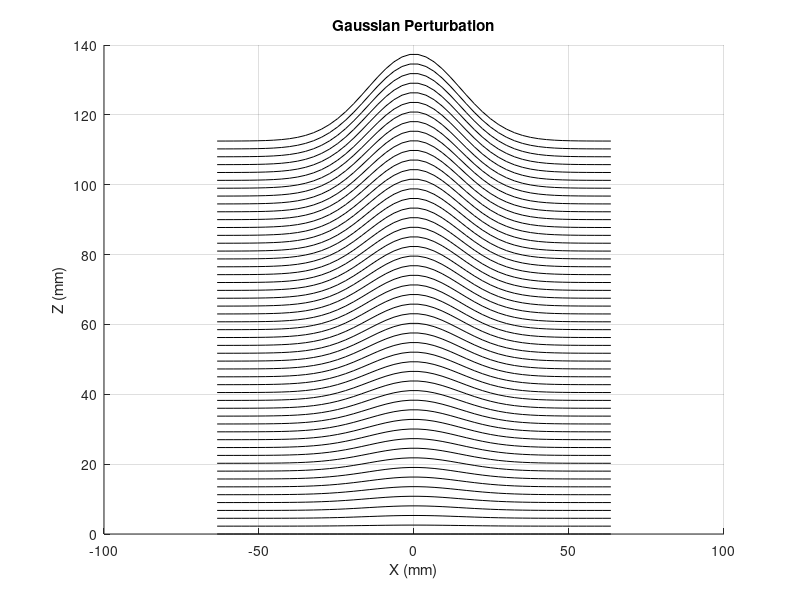
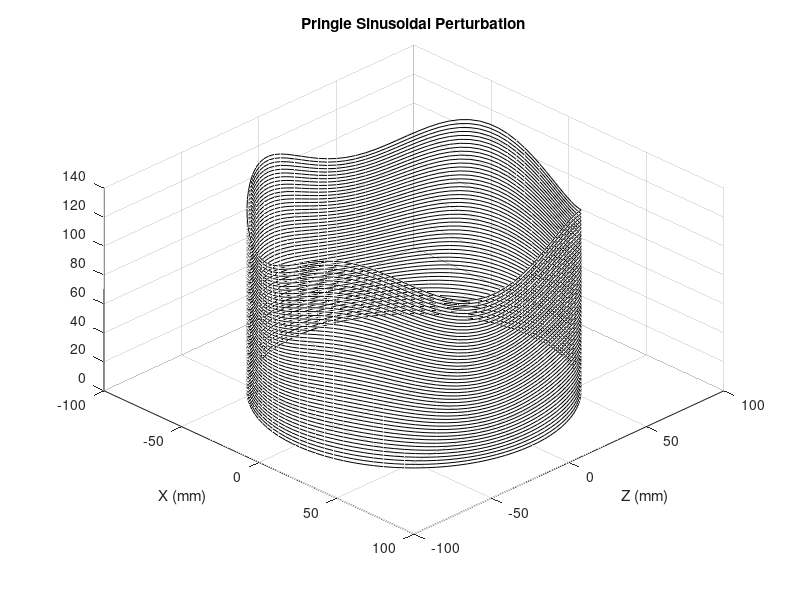

These charts were generated, in order, by the following MATLAB code:
function AdaptiveBeadHeight
	close all;
	% normal_vector = [0,0,1];
	min_layer_height = 2.25;
	max_layer_height = 2.75;

	% Gaussian part
	part_length = 5 * 25.4; % in -> mm
	lump_height = 1 * 25.4; % in -> mm

	GenerateGaussPart(lump_height,part_length,min_layer_height,max_layer_height);

	% Pringle part 1
	part_radius = 3 * 25.4; % in -> mm
	part_perturbation = 1 * 25.4; % in -> mm
	n_perturbations = 4;

	GeneratePringlePart(part_perturbation,part_radius,n_perturbations,min_layer_height,max_layer_height);

end%func AdaptiveBeadHeight

function GenerateGaussPart(lump_height,part_length,min_layer_height,max_layer_height)

	fprintf('Generating Gaussian perturbation with height %1.3fmm and length %1.3fmm\n',lump_height,part_length);
	fprintf('Minimum layer height: %1.3fmm; Maximum layer height: %1.3fmm\n',min_layer_height,max_layer_height);

	normal_vector = [0,0,1];

	[x0,y0,z0] = GenerateGauss(lump_height,part_length);

	[x,y,z] = InterpolateToFlat(x0,y0,z0,normal_vector,min_layer_height,max_layer_height);

	% Flip z
	z = z .* -1;

	% Move part to zero z
	z = z - min(z(end,:));

	PlotGauss(x,y,z);

end%func GenerateGaussPart

function GeneratePringlePart(deviation_height,part_radius,n_perturbations,min_layer_height,max_layer_height)
	fprintf('Generating "Pringle" profile with height %1.3fmm and radius %1.3fmm\n',deviation_height,part_radius);
	fprintf('Minimum layer height: %1.3fmm; Maximum layer height: %1.3fmm\n',min_layer_height,max_layer_height);

	normal_vector = [0,0,1];

	[x0,y0,z0] = GeneratePringle(part_radius,deviation_height,n_perturbations);
	n_points = length(x0);

	[x,y,z] = InterpolateToFlat(x0,y0,z0,normal_vector,min_layer_height,max_layer_height);

	% Flip z
	z = z .* -1;

	% Move part to zero z
	z = z - min(z(end,:));

	PlotPringle(x,y,z);

end%func GeneratePringlePart

% Generators
function [x,y,z] = GeneratePringle(radius,z_offset,n_peaks)
	points = linspace(0,2*pi,100);
	x = radius .* sin(points);
	y = radius .* cos(points);

	% Sinusoidal offset
	n_peaks = ceil(n_peaks);
	z = z_offset .* sin(n_peaks .* points) ./ 2;
end%func GeneratePringle

function [x,y,z] = GenerateGauss(height,wall_length)
	n_points = 50;
	l = wall_length / 2;
	x = linspace(-1*l,l,n_points);
	y = zeros(1,n_points);

	% Gaussian function (w/ gain) defined from wikipedia
	z = -1 .* height .* exp(-1 .* ((x ./ (l / 3)) .^ 2));
end%func GenerateGauss

function [x,y,z] = InterpolateToFlat(x0,y0,z0,normal_vector,min_layer_height,max_layer_height)
	% Need algorithm to predict size of final matrix
	n_points = length(x0);
	x = zeros(1,n_points);
	y = x;
	z = x;

	is_flat = false;
	i = 1;
	while(~is_flat)
		[x0,y0,z0,is_flat] = GenerateNextLayer(x0,y0,z0,normal_vector,min_layer_height,max_layer_height);
		x(i,:) = x0;
		y(i,:) = y0;
		z(i,:) = z0;

		i = i + 1;
	end%while

	n_layers = i - 1;

	fprintf('Profiles resolved in %i layers\n', n_layers);

end%func InterpolateToFlat

function [x,y,z,is_flat] = GenerateNextLayer(prev_x,prev_y,prev_z,normal_vector,min_layer_height,max_layer_height)
	n_points = length(prev_x);

	% Preallocate
	x = zeros(1,n_points);
	y = x;
	z = x;

	[layer_min,layer_max] = GetLayerExtrema(prev_x,prev_y,prev_z);
	layer_range = layer_max - layer_min;
	
	layer_height_range = max_layer_height - min_layer_height;

	if(layer_height_range < layer_range)
		for i = 1:n_points
			x(i) = prev_x(i);
			y(i) = prev_y(i);

			height_ratio = 1 - ((prev_z(i) - layer_min) / (layer_range));
			z_shift = min_layer_height + (layer_height_range * height_ratio);
			z(i) = prev_z(i) + z_shift;
		end%for i

		is_flat = false;
	else
		x = prev_x;
		y = prev_y;
		z = (ones(1,n_points) .* max(prev_z)) + min_layer_height;
		is_flat = true;
	end%if
end%func GenerateNextLayer

% Analysis
function [min_height,max_height] = GetLayerExtrema(x,y,z)
	min_height = min(z);
	max_height = max(z);
end%func GetLayerExtrema

% Plotting
function PlotPringle(x,y,z)
	matrix_size = size(x);
	n_layers = matrix_size(1);

	f = figure;
	axes_handle = axes('parent',f);

	hold on;
	for i = 1:n_layers
		plot3(x(i,:),y(i,:),z(i,:),'k','parent',axes_handle);
	end%for i
	hold off;

	grid on;
	xlabel('X (mm)');
	ylabel('Z (mm)');
	title('Pringle Sinusoidal Perturbation');
	view(45,45);
end%func PlotPringle

function PlotGauss(x,y,z)
	matrix_size = size(x);
	n_layers = matrix_size(1);

	f = figure;
	axes_handle = axes('parent',f);

	hold on;
	for i = 1:matrix_size(1)
		plot(x(i,:),z(i,:),'k','parent',axes_handle);
	end%for i
	hold off;

	grid on;
	xlabel('X (mm)');
	ylabel('Z (mm)');
	title('Gaussian Perturbation');
end%func PlotPringle

function SquareAxes3(axes_handle)
	lim = [xlim(axes_handle),ylim(axes_handle),zlim(axes_handle)];
	axis_range = [min(lim),max(lim)];
	xlim(axes_handle,axis_range);
	ylim(axes_handle,axis_range);
	zlim(axes_handle,axis_range);
end%func SquareAxes3